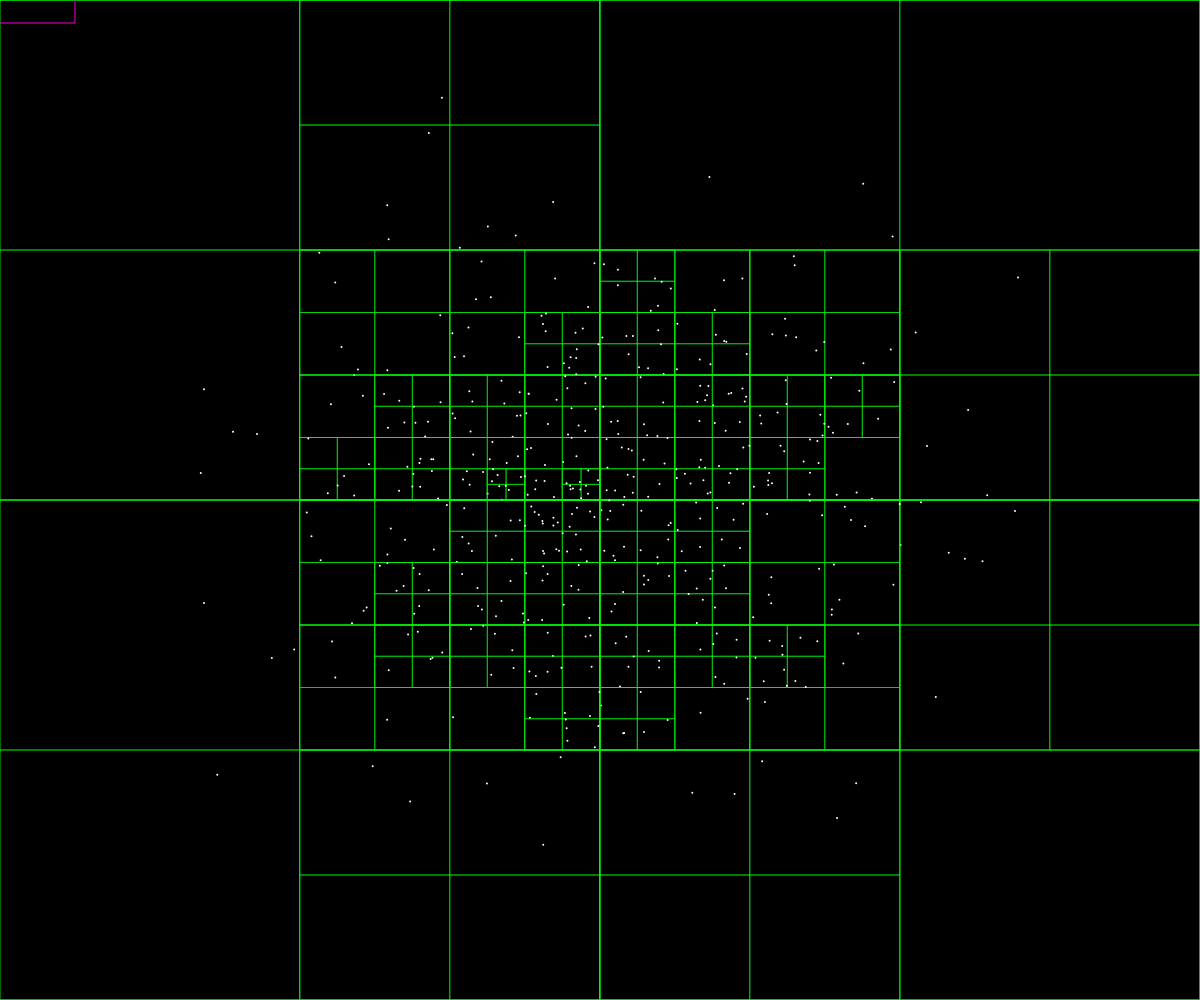
Frame 1 (no input)
Frame 60 (no input): identical to frame 1, image omitted
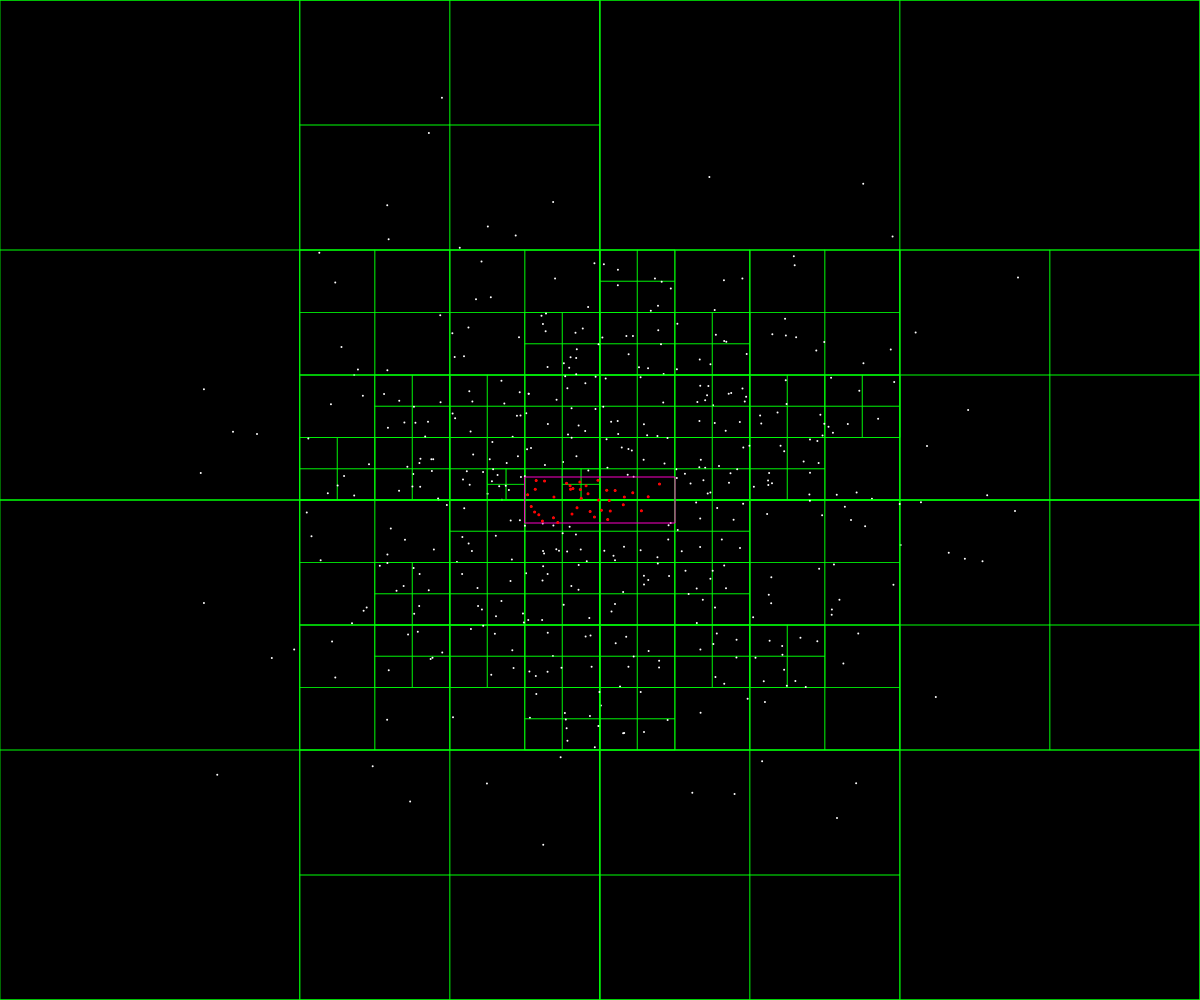
Frame 120 (the mouse pressed at the canvas centre since frame 60)

The p5.js sketch that drew these frames (run headless with seeded random() and noise() and a simulated clock; from frame 60 on, the mouse is pressed at the canvas centre):

// p5.js sketch
// ── sketch.js
/**
 * implement a Quadtree data structure in JavaScript and visualize
 *
 * https://en.wikipedia.org/wiki/Quadtree
 */

let qtree

function setup() {
  createCanvas(windowWidth, windowHeight)
  background(0)

  let boundary = new Rectangle(0, 0, width, height)
  qtree = new QuadTree(boundary, 4)

  // Drawing points
  for (let i = 0; i < 500; i++) {
    let x = randomGaussian(width / 2, width / 8)
    let y = randomGaussian(height / 2, height / 8)
    let pt = new Point(x, y)
    qtree.insert(pt)
  }
}

function draw () {
  background(0)
  qtree.show()

  // Intersections
  push()
  noFill()
  stroke(255, 0, 200)
  rectMode(CENTER)
  let range = new Rectangle(mouseX, mouseY, 75, 23)
  rect(range.x, range.y, range.w * 2, range.h * 2)

  let points = qtree.query(range)
  for (let p of points) {
    stroke(255, 0, 0)
    strokeWeight(3)
    point(p.x, p.y)
  }

  pop()
}

// ── quadtree.js
class Point {
  constructor (x, y) {
    this.x = x
    this.y = y
  }

  show () {
    push()
    stroke(255)
    strokeWeight(2)
    point(this.x, this.y)
    pop()
  }
}

class Rectangle {
  constructor (x, y, w, h) {
    this.x = x
    this.y = y
    this.w = w
    this.h = h
  }

  contains (pt) {
    return (
      pt.x >= this.x - this.w &&
      pt.x <= this.x + this.w &&
      pt.y >= this.y - this.h &&
      pt.y <= this.y + this.h
    )
  }

  intersects (range) {
    // Returning NOT not intersection
    return !(
      range.x - range.w > this.x + this.w ||
      range.x + range.w < this.x - this.w ||
      range.y - range.h > this.y + this.h ||
      range.y + range.h < this.y - this.h
    )
  }
}

class QuadTree {
  constructor (b, n) {
    this.boundary = b
    this.capacity = n
    this.points = []
    this.divided = false
  }

  subdivide () {
    const x = this.boundary.x
    const y = this.boundary.y
    const w = this.boundary.w
    const h = this.boundary.h

    const ne = new Rectangle(x + w / 2, y - h / 2, w / 2, h / 2)
    this.northeast = new QuadTree(ne, this.capacity)

    const nw = new Rectangle(x - w / 2, y - h / 2, w / 2, h / 2)
    this.northwest = new QuadTree(nw, this.capacity)

    const se = new Rectangle(x + w / 2, y + h / 2, w / 2, h / 2)
    this.southeast = new QuadTree(se, this.capacity)

    const sw = new Rectangle(x - w / 2, y + h / 2, w / 2, h / 2)
    this.southwest = new QuadTree(sw, this.capacity)

    // Done
    this.divided = true
  }

  insert (pt) {
    // Checking for recursion
    if (!this.boundary.contains(pt)) {
      return false
    }

    if (this.points.length < this.capacity) {
      this.points.push(pt)
      return true

    } else {
      if (!this.divided) {
        this.subdivide()
      }

      if (this.northeast.insert(pt)) return true
      if (this.northwest.insert(pt)) return true
      if (this.southeast.insert(pt)) return true
      if (this.southwest.insert(pt)) return true
    }
  }

  query (range, found) {
    if (!found) {
      found = []
    }

    // Not intersects, it's not in the current quad
    if (!this.boundary.intersects(range)) {
      return found

    } else {
      // Checking the points in the current quad
      for (let p of this.points) {
        if (range.contains(p)) {
          found.push(p)
        }
      }

      // Checking points in subdivisions
      if (this.divided) {
        this.northwest.query(range, found)
        this.northeast.query(range, found)
        this.southwest.query(range, found)
        this.southeast.query(range, found)
      }
    }

    return found
  }

  show () {
    push()
    stroke(0, 255, 10, 150)
    strokeWeight(1)
    noFill()
    rectMode(CENTER)
    rect(this.boundary.x, this.boundary.y, this.boundary.w * 2, this.boundary.h * 2)
    pop()

    // Recursively draw children
    if (this.divided) {
      this.northeast.show()
      this.northwest.show()
      this.southeast.show()
      this.southwest.show()
    }

    for (let p of this.points) {
      p.show()
    }
  }
}
